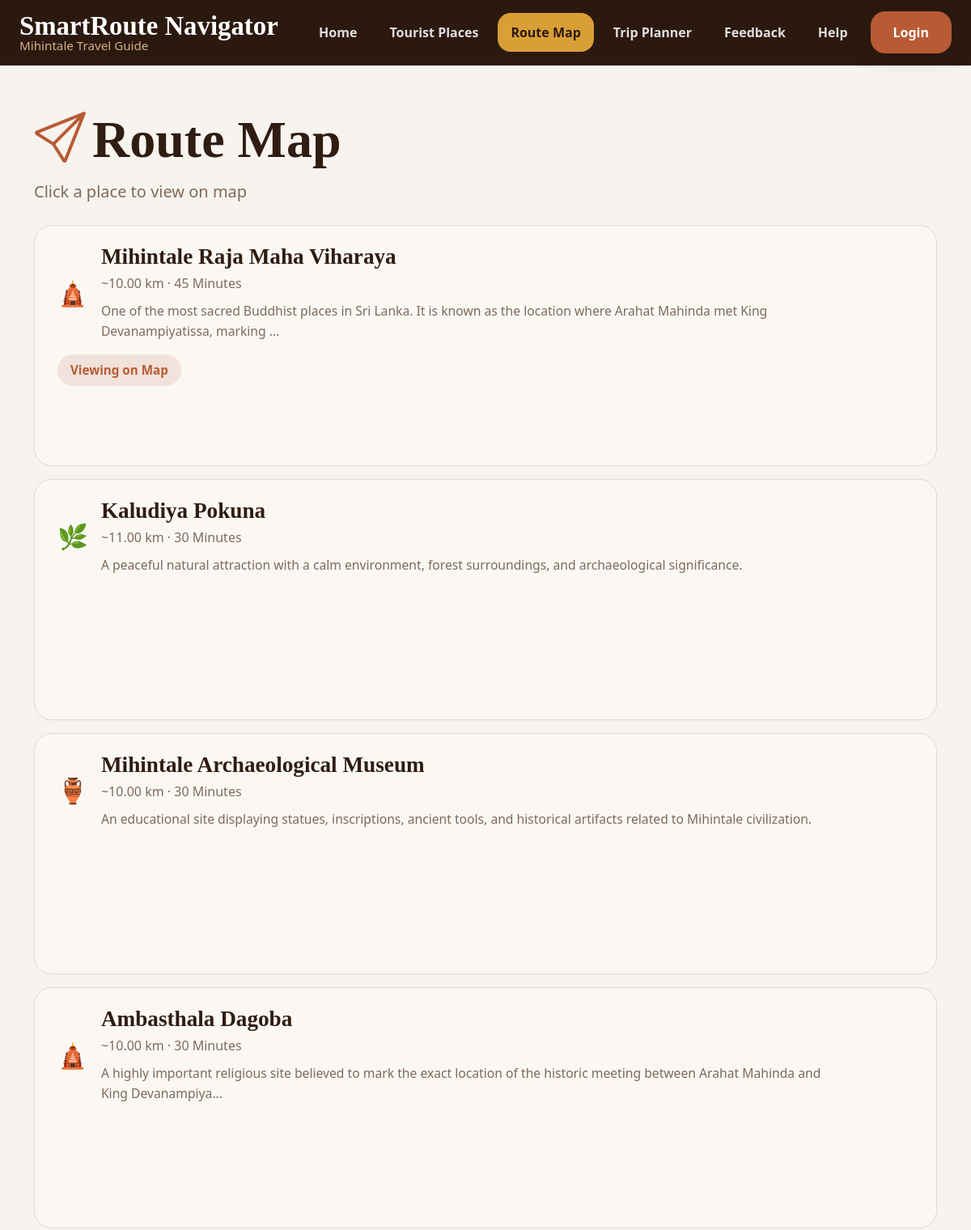
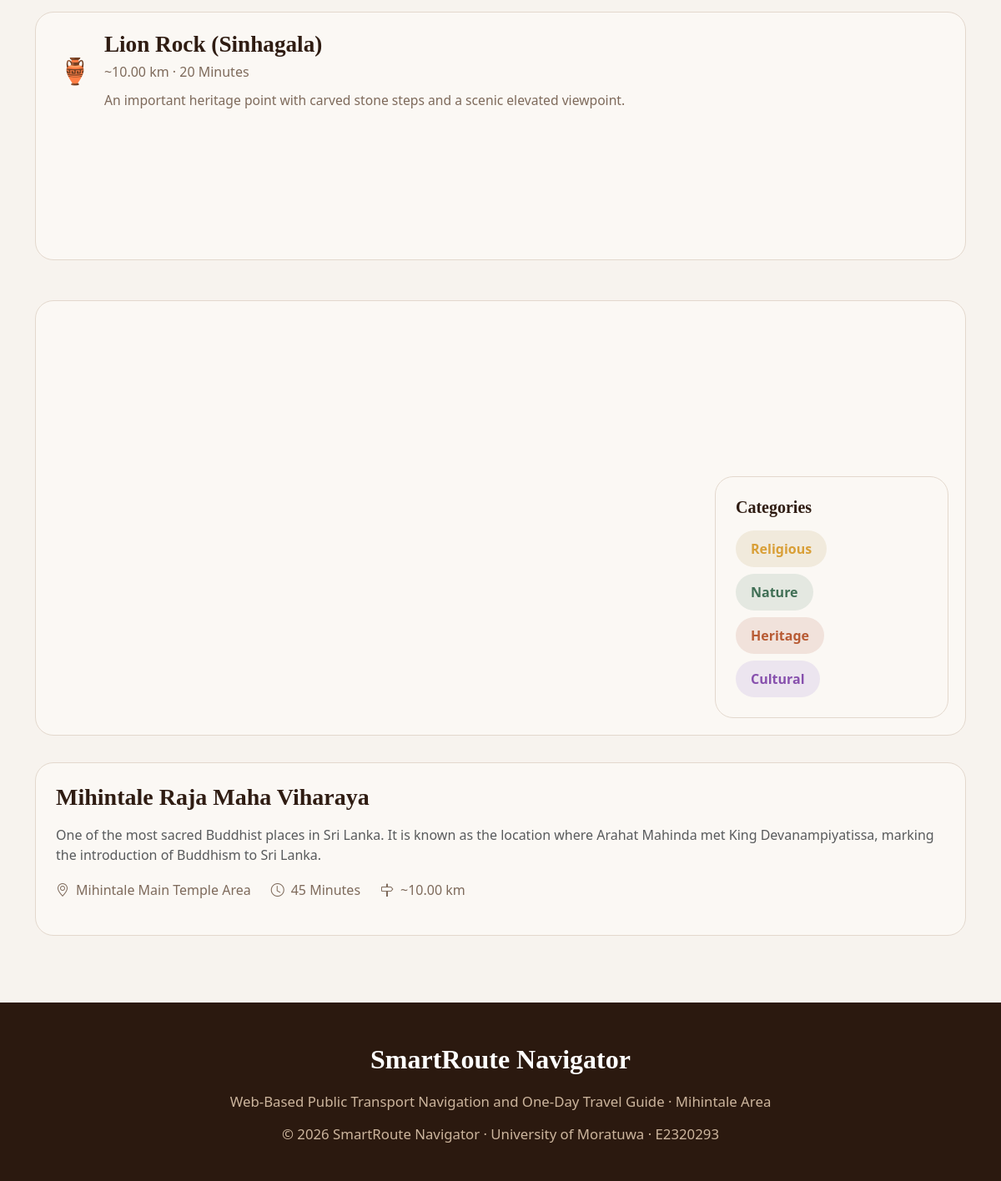
Page /pages/route.php?place_id=1 on the committed database (2 pictures, top to bottom).
### tables this page shows
CREATE TABLE places (
    id INT AUTO_INCREMENT PRIMARY KEY,
    category_id INT NOT NULL,
    name VARCHAR(255) NOT NULL,
    description TEXT NOT NULL,
    location_name VARCHAR(255),
    distance_km DECIMAL(5,2),
    recommended_time VARCHAR(100),
    visit_duration VARCHAR(100),
    tips TEXT,
    image_url TEXT,
    map_embed_url TEXT,
    created_at TIMESTAMP DEFAULT CURRENT_TIMESTAMP,
    updated_at TIMESTAMP DEFAULT CURRENT_TIMESTAMP ON UPDATE CURRENT_TIMESTAMP,
    FOREIGN KEY (category_id) REFERENCES categories(id) ON DELETE CASCADE
);

### pages/route.php (the view, shortened to what this page needs)
<?php
include '../config/db.php';
$places = [];
$result = $conn->query("SELECT id, name, category_id, distance_km, visit_duration,description, map_embed_url FROM places ORDER BY id ASC");
if ($result) {
    while ($row = $result->fetch_assoc()) {
        $places[] = $row;
    }
}
$selectedId = isset($_GET['place_id']) ? (int)$_GET['place_id'] : 0;
$selectedPlace = null;
if ($selectedId > 0) {
    $stmt = $conn->prepare("SELECT places.*, categories.name AS category_name
                            FROM places
                            JOIN categories ON places.category_id = categories.id
                            WHERE places.id = ?");
    $stmt->bind_param("i", $selectedId);
    $stmt->execute();
    $selectedPlace = $stmt->get_result()->fetch_assoc();
}
include '../includes/header.php';
?>
<section class="section-padding" style="padding-top: 48px;">
  <div class="container">
    <div class="page-header">
      <h1><i class="bi bi-send me-2" style="color:var(--primary);"></i>Route Map</h1>
      <p>Click a place to view on map</p>
    </div>
    <div class="row g-4">
      <div class="col-lg-12">
        <div class="d-flex flex-column gap-3 mb-4">
          <?php foreach ($places as $place): ?>
            <?php
              $emoji = "📍";
              $subtitle = "~" . $place['distance_km'] . " km · " . $place['visit_duration'];
              $catId = (int)$place['category_id'];
              if ($catId === 1) $emoji = "🛕";
              if ($catId === 2) $emoji = "🌿";
              if ($catId === 3) $emoji = "🏺";
            ?>
            <a href="?place_id=<?php echo $place['id'];?>#map-preview" class="place-card" style="padding:22px 28px;">
              <div class="d-flex align-items-center justify-content-between flex-wrap gap-3">
                <div class="d-flex align-items-center gap-3">
                  <div class="place-emoji" style="font-size:1.9rem;"><?php echo $emoji; ?></div>
                  <div>
  <h5 style="margin:0; font-size:1.7rem;"><?php echo htmlspecialchars($place['name']); ?></h5>
  <div style="color:var(--muted); font-size:1rem; margin-top:4px;">
    <?php echo htmlspecialchars($subtitle); ?>
  </div>
  <div style="color:var(--muted); font-size:0.98rem; margin-top:10px; line-height:1.6; max-width:900px;">
    <?php echo htmlspecialchars(mb_strimwidth($place['description'], 0, 140, '...')); ?>
  </div>
</div>
                </div>
                <?php if ($selectedId === (int)$place['id']): ?>
                  <span class="category-pill pill-heritage" style="margin:0;">Viewing on Map</span>
                <?php endif; ?>
              </div>
            </a>
          <?php endforeach; ?>
        </div>
      </div>
      <div class="col-lg-12" id="map-preview">
        <div class="info-card p-0 overflow-hidden position-relative">
          <div style="height: 520px;">
            <?php if ($selectedPlace): ?>
              <iframe
                src="<?php echo htmlspecialchars($selectedPlace['map_embed_url']); ?>"
                width="100%"
                height="100%"
                style="border:0;"
                allowfullscreen=""
                loading="lazy">
              </iframe>
            <?php endif; ?>
          </div>
          <div class="info-card p-4" style="position:absolute; right:20px; bottom:20px; width:280px; z-index:5;">
            <h5 class="fw-bold mb-3">Categories</h5>
            <div class="d-flex flex-column gap-2" style="color:var(--muted);">
              <div><span class="category-pill pill-religious" style="margin:0;">Religious</span></div>
              <div><span class="category-pill pill-nature" style="margin:0;">Nature</span></div>
              <div><span class="category-pill pill-heritage" style="margin:0;">Heritage</span></div>
              <div><span class="category-pill pill-cultural" style="margin:0;">Cultural</span></div>
            </div>
          </div>
        </div>
      </div>
      <?php if ($selectedPlace): ?>
        <div class="col-lg-12">
          <div class="info-card p-4 mt-2">
            <h3 class="mb-3"><?php echo htmlspecialchars($selectedPlace['name']); ?></h3>
            <p class="text-muted mb-3"><?php echo htmlspecialchars($selectedPlace['description']); ?></p>
            <div class="place-meta">
              <span><i class="bi bi-geo-alt"></i> <?php echo htmlspecialchars($selectedPlace['location_name']); ?></span>
              <span><i class="bi bi-clock"></i> <?php echo htmlspecialchars($selectedPlace['visit_duration']); ?></span>
              <span><i class="bi bi-signpost"></i> ~<?php echo htmlspecialchars($selectedPlace['distance_km']); ?> km</span>
            </div>
          </div>
        </div>
      <?php endif; ?>
    </div>
  </div>
</section>
<?php include '../includes/footer.php'; ?>

### assets/css/theme.css (style rules this page uses)
:root { --bg: #f7f3ee; --surface: #fbf8f4; --card: #f9f5f0; --border: #e3d8cd; --text: #2f1c12; --muted: #7e6a5b; --primary: #b85b34; --primary-dark: #8f4426; --accent: #e0a63a; --nav: #2b190f; --white: #ffffff; --shadow: 0 10px 30px rgba(55, 30, 10, 0.08); --radius: 22px; }
* { box-sizing: border-box; }
html { scroll-behavior: smooth; }
body { margin: 0; background: var(--bg); color: var(--text); font-family: "Segoe UI", Arial, sans-serif; }
h1, h2, h3, h4, h5, h6 { font-family: Georgia, "Times New Roman", serif; color: var(--text); font-weight: 700; }
a { text-decoration: none; }
.section-padding { padding: 80px 0; }
.feature-card, .category-card, .place-card, .info-card, .help-card, .faq-item { background: var(--surface); border: 1px solid var(--border); border-radius: var(--radius); box-shadow: none; }
.category-pill { display: inline-block; padding: 10px 18px; border-radius: 999px; font-weight: 700; margin-bottom: 24px; font-size: 1rem; }
.pill-religious { background: #f1eadc; color: #d99f37; }
.pill-nature { background: #e4e8e1; color: #406f55; }
.pill-heritage { background: #f1e2db; color: #b85b34; }
.pill-cultural { background: #ece5ef; color: #8750ad; }
.page-header { padding: 48px 0 26px; }
.page-header h1 { font-size: 4rem; margin-bottom: 10px; }
.page-header p { color: var(--muted); font-size: 1.25rem; }
.place-card { padding: 28px 30px; height: 100%; }
.place-emoji { font-size: 2rem; }
.place-meta { display: flex; gap: 24px; flex-wrap: wrap; color: var(--muted); margin-top: 18px; margin-bottom: 18px; }
.place-meta span { display: inline-flex; align-items: center; gap: 8px; }
.place-card { min-height: 298px; }
.place-card .category-pill { font-size: 0.95rem; padding: 8px 16px; }
.page-header { padding-top: 6px; }
.page-header h1 { font-size: 4rem; }
.page-header p { margin-bottom: 0; }
#map-preview { scroll-margin-top: 120px; }

### rows in the picture
places: category "🛕", name "Mihintale Raja Maha Viharaya", subtitle "~10.00 km · 45 Minutes", description "One of the most sacred Buddhist places in Sri Lanka. It is known as the location where Arahat Mahinda met King Devanampiyatissa, marking ...", shows "Viewing on Map", description "One of the most sacred Buddhist places in Sri Lanka. It is known as the location where Arahat Mahinda met King Devanampiyatissa, marking the introduction of Buddhism to Sri Lanka.", location_name "Mihintale Main Temple Area", visit_duration "45 Minutes", distance_km "10.00"
places: category "🌿", name "Kaludiya Pokuna", subtitle "~11.00 km · 30 Minutes", description "A peaceful natural attraction with a calm environment, forest surroundings, and archaeological significance."
places: category "🏺", name "Mihintale Archaeological Museum", subtitle "~10.00 km · 30 Minutes", description "An educational site displaying statues, inscriptions, ancient tools, and historical artifacts related to Mihintale civilization."
places: category "🛕", name "Ambasthala Dagoba", subtitle "~10.00 km · 30 Minutes", description "A highly important religious site believed to mark the exact location of the historic meeting between Arahat Mahinda and King Devanampiya..."
places: category "🏺", name "Lion Rock (Sinhagala)", subtitle "~10.00 km · 20 Minutes", description "An important heritage point with carved stone steps and a scenic elevated viewpoint."
